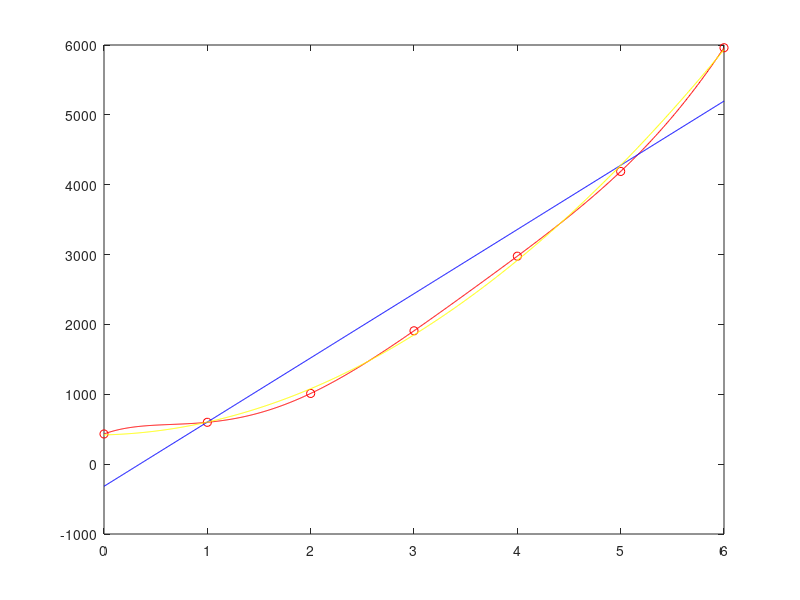

Write the MATLAB code that produced this figure.
x=[0 1 2 3 4 5 6];
y=[432 599  1012 1909 2977 4190 5961];
p6 = polyfit(x,y,6);
p1 = polyfit(x,y,1);
p2 = polyfit(x,y,2);
t= linspace(0,6,1000);

figure();
plot(x,y,'ro'); hold on;
plot(t, polyval(p6,t), 'r'); hold on;
plot(t, polyval(p1,t), 'b'); hold on;
plot(t, polyval(p2,t), 'y'); hold on;

% Prediccion:
p6_10 = polyval(p6,10);
p2_10 = polyval(p2,10);
p1_10 = polyval(p1,10);
disp("Predicciones");
disp(p6_10); disp(p2_10); disp(p1_10);

% Estimacion
real = 14900;
e_p6 = abs(p6_10 - real)/real;
e_p1 = abs(p1_10 - real)/real;
e_p2 = abs(p2_10 - real)/real;
disp("errores");
disp(e_p6); disp(e_p2); disp(e_p1);
